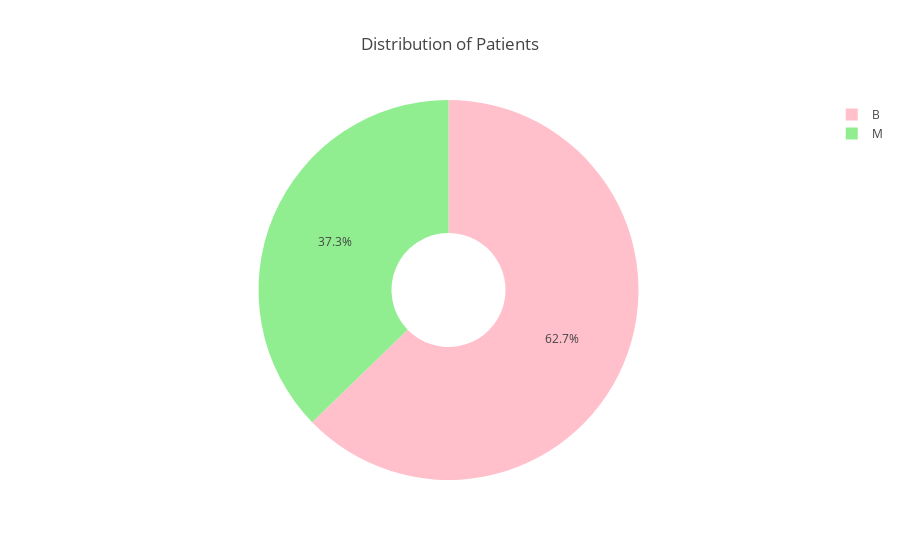

Source (notebook cell):
### Markdown cell above
## Data Visualization

### Code cell
# checking the different values contained in the diagnosis column

diagnosis = data['diagnosis'].value_counts()

diagnosis_label = diagnosis.index
diagnosis_size = diagnosis.values

colors = ['pink', 'lightgreen']

trace = go.Pie(labels = diagnosis_label,
              values = diagnosis_size,
               marker = dict(colors = colors),
               name = 'Breast Cancer',
               hole = 0.3
              )
df = [trace]
layout = go.Layout(title = 'Distribution of Patients')

fig = go.Figure(data = df, layout = layout)
py.iplot(fig)

### Figure 1 — Plotly figure (JSON) as saved in the notebook; plotly's stock layout.template omitted (floating-point values rounded to 4 significant figures)
{"data": [{"hole": 0.3, "labels": ["B", "M"], "marker": {"colors": ["pink", "lightgreen"]}, "name": "Breast Cancer", "type": "pie", "uid": "d728d10b-aa08-407e-b0ae-68cde95aa601", "values": [357, 212]}], "layout": {"title": {"text": "Distribution of Patients"}}}
